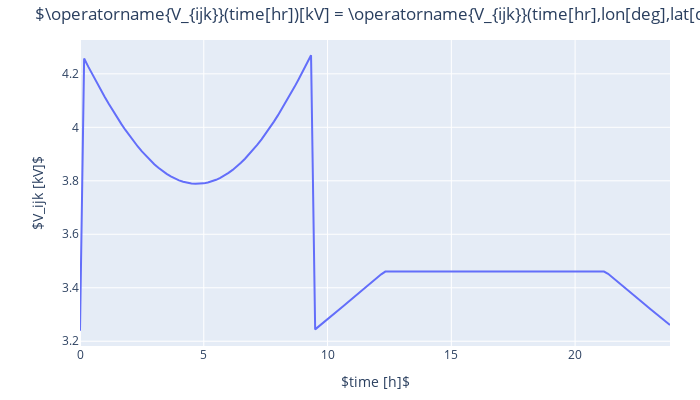

The notebook cell saved with this chart:
### Code cell
kamodo_object.plot('V_ijk', plot_partial={'V_ijk': {'lon': -70.2, 'lat': 70.2}})

### Figure 1 — Plotly figure (JSON) as saved in the notebook; plotly's stock layout.template omitted (floating-point values rounded to 4 significant figures; data arrays with more than 128 entries replaced by an {"elided": "..."} marker saying what was removed)
{"data": [{"meta": "line", "name": "V_ijk[kV]", "type": "scatter", "x": {"elided": "144 float values"}, "y": {"elided": "144 float values"}}], "layout": {"autosize": false, "height": 400, "margin": {"b": 32, "pad": 0, "r": 30, "t": 40}, "title": {"text": "$\\operatorname{V_{ijk}}(time[hr])[kV] = \\operatorname{V_{ijk}}(time[hr],lon[deg],lat[deg])[kV] = \\lambda{\\left(time,lon,lat \\right)}, lon = -70.2,lat = 70.2$"}, "width": 700, "xaxis": {"title": {"text": "$time [h]$"}}, "yaxis": {"title": {"text": "$V_ijk [kV]$"}}}}
